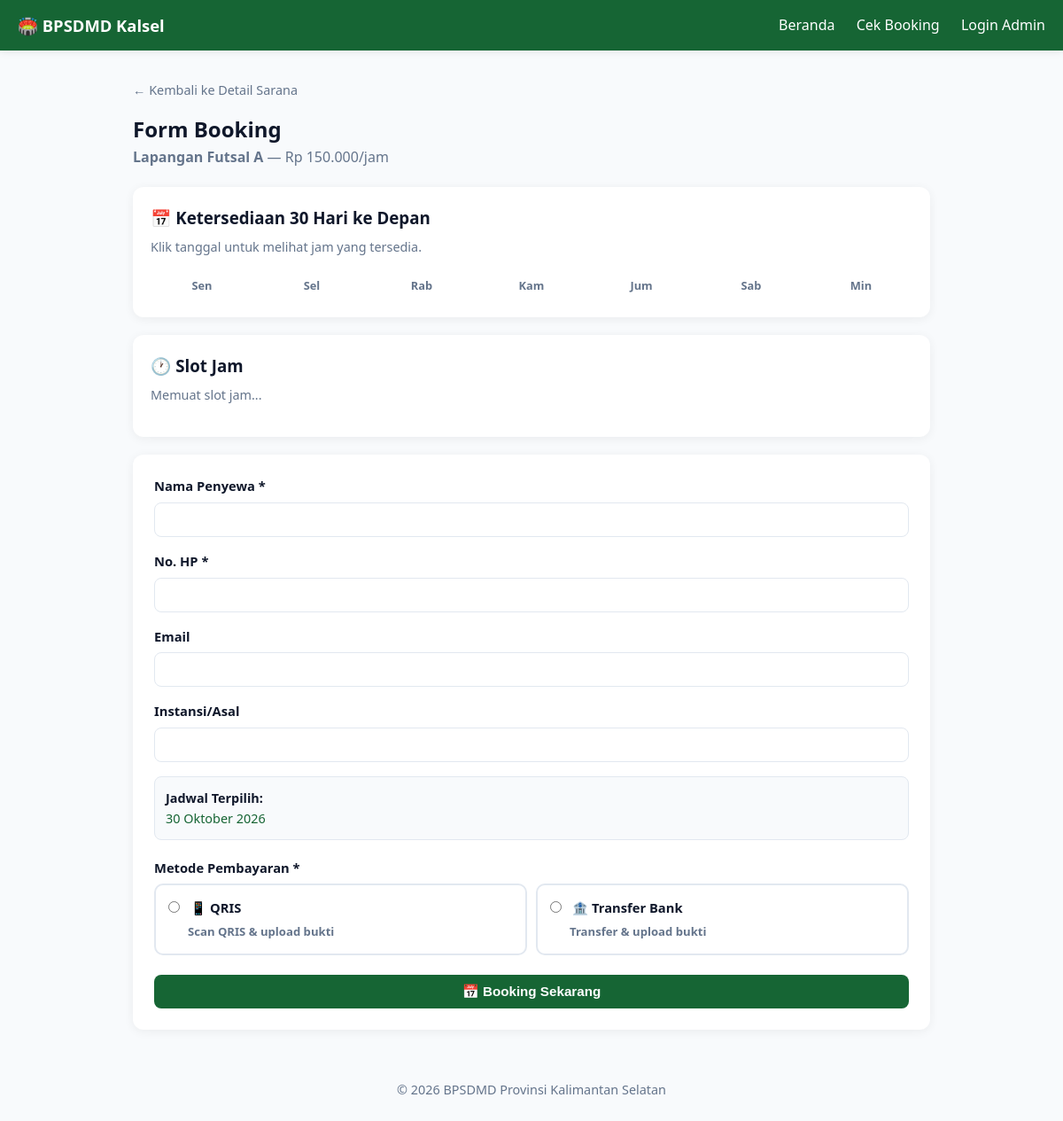
/pages/booking.php?sarana_id=1, run on an earlier commit of the app's database.
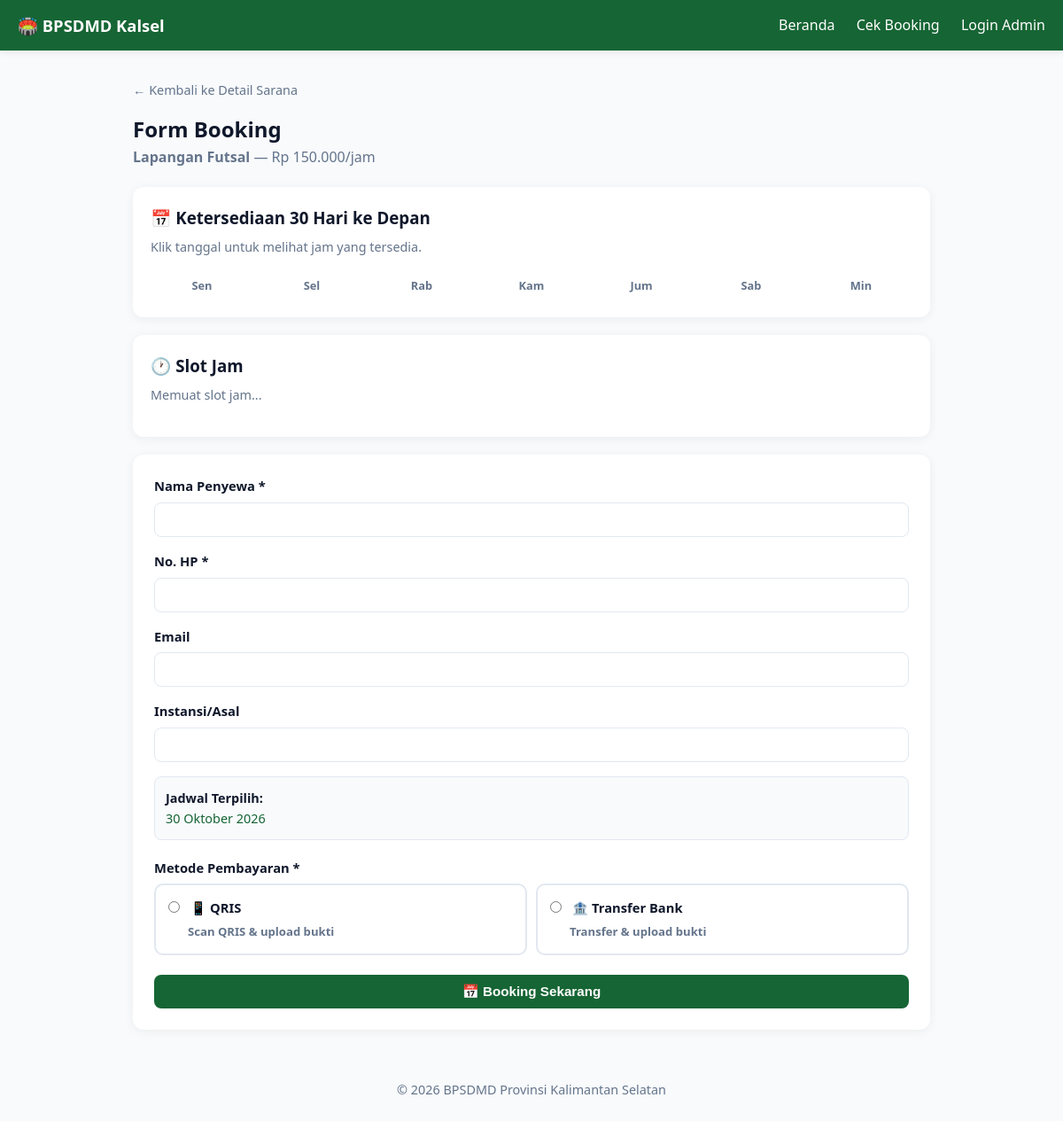
And on a later commit of the database.
### tables this page shows
CREATE TABLE `sarana` (
  `id` int(11) NOT NULL,
  `nama` varchar(100) NOT NULL,
  `slug` varchar(150) DEFAULT NULL,
  `jenis` varchar(50) DEFAULT NULL,
  `deskripsi` text DEFAULT NULL,
  `kelengkapan` text DEFAULT NULL,
  `harga_per_jam` decimal(12,2) NOT NULL,
  `gambar` varchar(255) DEFAULT NULL,
  `galeri` text DEFAULT NULL,
  `status` enum('tersedia','maintenance') DEFAULT 'tersedia',
  `created_at` timestamp NOT NULL DEFAULT current_timestamp()
);

### includes/functions.php (called while the page is built, shortened)
<?php
function e($str) { return htmlspecialchars($str ?? '', ENT_QUOTES, 'UTF-8'); }

### pages/booking.php (the view, shortened to what this page needs)
<?php
require_once __DIR__ . '/../includes/auth.php';
$sarana_id = (int)($_GET['sarana_id'] ?? 0);
$sarana = $conn->query("SELECT * FROM sarana WHERE id=$sarana_id")->fetch_assoc();
require_once __DIR__ . '/../includes/header.php';
?>
<div class="container page" style="max-width:900px;">
  <a href="<?= BASE_URL ?>/pages/detail_sarana.php?id=<?= $sarana['id'] ?>" style="color:#64748b;font-size:.9rem;">← Kembali ke Detail Sarana</a>
  <h2 style="margin-top:12px;">Form Booking</h2>
  <p style="color:#64748b;margin-bottom:20px;">
    <strong><?= e($sarana['nama']) ?></strong> —
    Rp <?= number_format($sarana['harga_per_jam'],0,',','.') ?>/jam
  </p>
  <div class="card" style="padding:20px;margin-bottom:20px;">
    <h3 style="margin-bottom:6px;">📅 Ketersediaan 30 Hari ke Depan</h3>
    <p style="color:#64748b;font-size:.9rem;margin-bottom:16px;">Klik tanggal untuk melihat jam yang tersedia.</p>
    <div id="kalender" style="display:grid;grid-template-columns:repeat(7,1fr);gap:8px;">
      <div style="text-align:center;font-size:.8rem;font-weight:700;color:#64748b;padding:6px;">Sen</div>
      <div style="text-align:center;font-size:.8rem;font-weight:700;color:#64748b;padding:6px;">Sel</div>
      <div style="text-align:center;font-size:.8rem;font-weight:700;color:#64748b;padding:6px;">Rab</div>
      <div style="text-align:center;font-size:.8rem;font-weight:700;color:#64748b;padding:6px;">Kam</div>
      <div style="text-align:center;font-size:.8rem;font-weight:700;color:#64748b;padding:6px;">Jum</div>
      <div style="text-align:center;font-size:.8rem;font-weight:700;color:#64748b;padding:6px;">Sab</div>
      <div style="text-align:center;font-size:.8rem;font-weight:700;color:#64748b;padding:6px;">Min</div>
    </div>
  </div>
  <div class="card" style="padding:20px;margin-bottom:20px;">
    <h3 style="margin-bottom:6px;">🕐 Slot Jam</h3>
    <p style="color:#64748b;font-size:.9rem;margin-bottom:16px;" id="slot-info">
    </p>
  </div>
  <form method="POST" style="background:#fff;padding:24px;border-radius:12px;box-shadow:0 2px 12px rgba(0,0,0,.06);">
    <div class="form-group"><label>Nama Penyewa *</label>
      <input type="text" name="nama_penyewa" class="form-control" required value="<?= e($_POST['nama_penyewa']??'') ?>"></div>
    <div class="form-group"><label>No. HP *</label>
      <input type="text" name="no_hp" class="form-control" required value="<?= e($_POST['no_hp']??'') ?>"></div>
    <div class="form-group"><label>Email</label>
      <input type="email" name="email" class="form-control" value="<?= e($_POST['email']??'') ?>"></div>
    <div class="form-group"><label>Instansi/Asal</label>
      <input type="text" name="instansi" class="form-control" value="<?= e($_POST['instansi']??'') ?>"></div>
    <div style="background:#f8fafc; padding:12px; border-radius:8px; margin-bottom:20px; font-size:0.9rem; border:1px solid #e2e8f0;">
      <strong>Jadwal Terpilih:</strong> <br>
      <span id="info-tanggal" style="color:#166534;"></span> <br>
    </div>
    <div class="form-group">
      <label>Metode Pembayaran *</label>
      <div style="display:grid;grid-template-columns:1fr 1fr;gap:10px;margin-top:6px;">
        <label class="metode-card" style="cursor:pointer;padding:14px;border:2px solid #e2e8f0;border-radius:10px;transition:.2s;">
          <input type="radio" name="metode_pembayaran" value="qris" required style="margin-right:8px;">
          <strong>📱 QRIS</strong>
          <div style="font-size:.82rem;color:#64748b;margin-top:4px;margin-left:22px;">Scan QRIS & upload bukti</div>
        </label>
        <label class="metode-card" style="cursor:pointer;padding:14px;border:2px solid #e2e8f0;border-radius:10px;transition:.2s;">
          <input type="radio" name="metode_pembayaran" value="transfer" style="margin-right:8px;">
          <strong>🏦 Transfer Bank</strong>
          <div style="font-size:.82rem;color:#64748b;margin-top:4px;margin-left:22px;">Transfer & upload bukti</div>
        </label>
      </div>
    </div>
    <button class="btn btn-primary btn-block">📅 Booking Sekarang</button>
  </form>
</div>
<?php require_once __DIR__ . '/../includes/footer.php'; ?>

What changed in the data, as far as the page shows it:
changed sarana: nama "Lapangan Futsal A" → "Lapangan Futsal"
